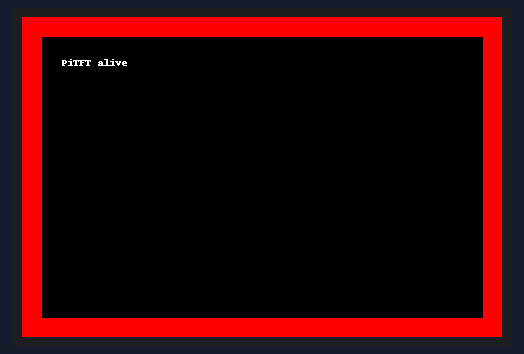
A program run on a simulated Raspberry Pi (BCM pin numbers). On the bench: 480×320 colour display. What the program prints to the terminal is not drawn. At 0.3 s the program stops and its outputs stay as they are.

Above: at 0.1 s.

The program:

smokeTest.py
```python
#!/usr/bin/env python3
import board, digitalio
from PIL import Image, ImageDraw
import adafruit_rgb_display.hx8357 as hx8357

spi = board.SPI()
display = hx8357.HX8357(
    spi,
    cs=digitalio.DigitalInOut(board.CE0),   # PiTFT display CS
    dc=digitalio.DigitalInOut(board.D25),   # PiTFT D/C
    rst=None,                               # not wired to a GPIO on the PiTFT
    baudrate=24000000,
)

w, h = display.width, display.height
print("panel reports", w, "x", h)

img = Image.new("RGB", (w, h), "red")
d = ImageDraw.Draw(img)
d.rectangle((20, 20, w - 20, h - 20), fill="black")
d.text((40, 40), "PiTFT alive", fill="white")
display.image(img)
```
